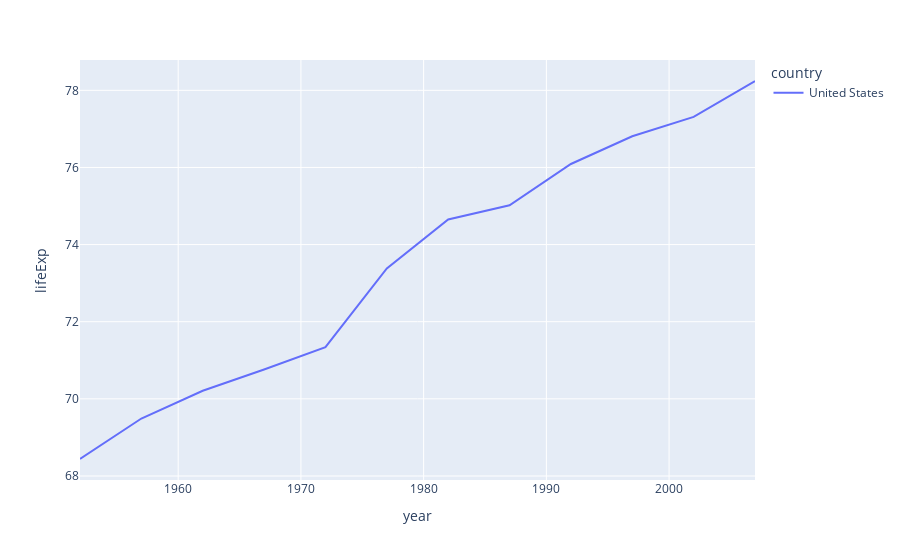

The code cell stored with this chart in its notebook:
### Code cell
fig = px.line(df, x="year", y="lifeExp", color="country")
fig.show()

### Figure 1 — Plotly figure (JSON) as saved in the notebook; plotly's stock layout.template omitted (floating-point values rounded to 4 significant figures)
{"data": [{"hovertemplate": "country=United States<br>year=%{x}<br>lifeExp=%{y}<extra></extra>", "legendgroup": "United States", "line": {"color": "#636efa", "dash": "solid"}, "marker": {"symbol": "circle"}, "mode": "lines", "name": "United States", "orientation": "v", "showlegend": true, "type": "scatter", "x": [1952, 1957, 1962, 1967, 1972, 1977, 1982, 1987, 1992, 1997, 2002, 2007], "xaxis": "x", "y": [68.44, 69.49, 70.21, 70.76, 71.34, 73.38, 74.65, 75.02, 76.09, 76.81, 77.31, 78.24], "yaxis": "y"}], "layout": {"legend": {"title": {"text": "country"}, "tracegroupgap": 0}, "margin": {"t": 60}, "xaxis": {"anchor": "y", "domain": [0, 1], "title": {"text": "year"}}, "yaxis": {"anchor": "x", "domain": [0, 1], "title": {"text": "lifeExp"}}}}
